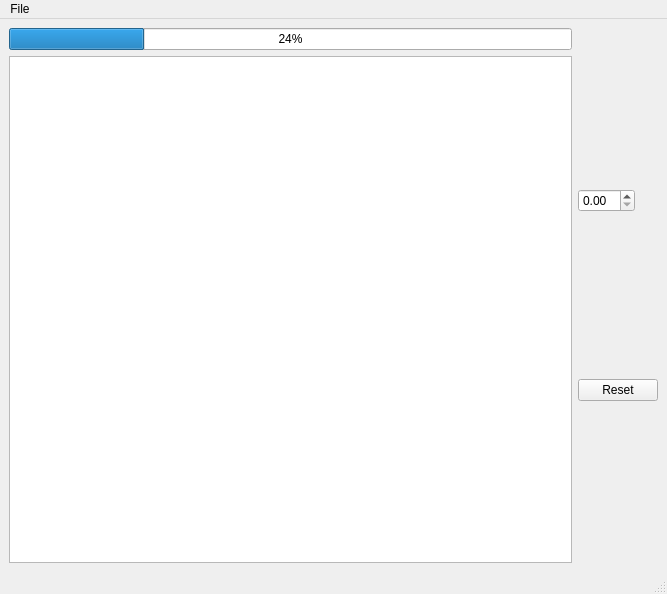
<?xml version="1.0" encoding="UTF-8"?>
<ui version="4.0">
 <class>MainWindow</class>
 <widget class="QMainWindow" name="MainWindow">
  <property name="geometry">
   <rect>
    <x>0</x>
    <y>0</y>
    <width>667</width>
    <height>594</height>
   </rect>
  </property>
  <property name="windowTitle">
   <string>MainWindow</string>
  </property>
  <widget class="QWidget" name="centralwidget">
   <layout class="QHBoxLayout" name="horizontalLayout_3">
    <item>
     <layout class="QVBoxLayout" name="verticalLayout">
      <item>
       <widget class="QProgressBar" name="progressBar">
        <property name="value">
         <number>24</number>
        </property>
       </widget>
      </item>
      <item>
       <widget class="QGraphicsView" name="graphicsView"/>
      </item>
     </layout>
    </item>
    <item>
     <layout class="QVBoxLayout" name="verticalLayout_2">
      <item>
       <widget class="QDoubleSpinBox" name="zoom_faktor_einstellen">
        <property name="sizePolicy">
         <sizepolicy hsizetype="Fixed" vsizetype="Fixed">
          <horstretch>0</horstretch>
          <verstretch>0</verstretch>
         </sizepolicy>
        </property>
        <property name="toolTip">
         <string extracomment="Hallo"/>
        </property>
       </widget>
      </item>
      <item>
       <widget class="QPushButton" name="pushButton">
        <property name="sizePolicy">
         <sizepolicy hsizetype="Fixed" vsizetype="Fixed">
          <horstretch>0</horstretch>
          <verstretch>0</verstretch>
         </sizepolicy>
        </property>
        <property name="text">
         <string>Reset</string>
        </property>
       </widget>
      </item>
     </layout>
    </item>
   </layout>
  </widget>
  <widget class="QMenuBar" name="menubar">
   <property name="geometry">
    <rect>
     <x>0</x>
     <y>0</y>
     <width>667</width>
     <height>21</height>
    </rect>
   </property>
   <widget class="QMenu" name="menuFile">
    <property name="title">
     <string>File</string>
    </property>
    <addaction name="actionSave_as_png"/>
    <addaction name="actionquit"/>
   </widget>
   <addaction name="menuFile"/>
  </widget>
  <widget class="QStatusBar" name="statusbar"/>
  <action name="actionSave_as_png">
   <property name="text">
    <string>Save as png</string>
   </property>
  </action>
  <action name="actionquit">
   <property name="text">
    <string>quit</string>
   </property>
  </action>
 </widget>
 <resources/>
 <connections/>
</ui>
